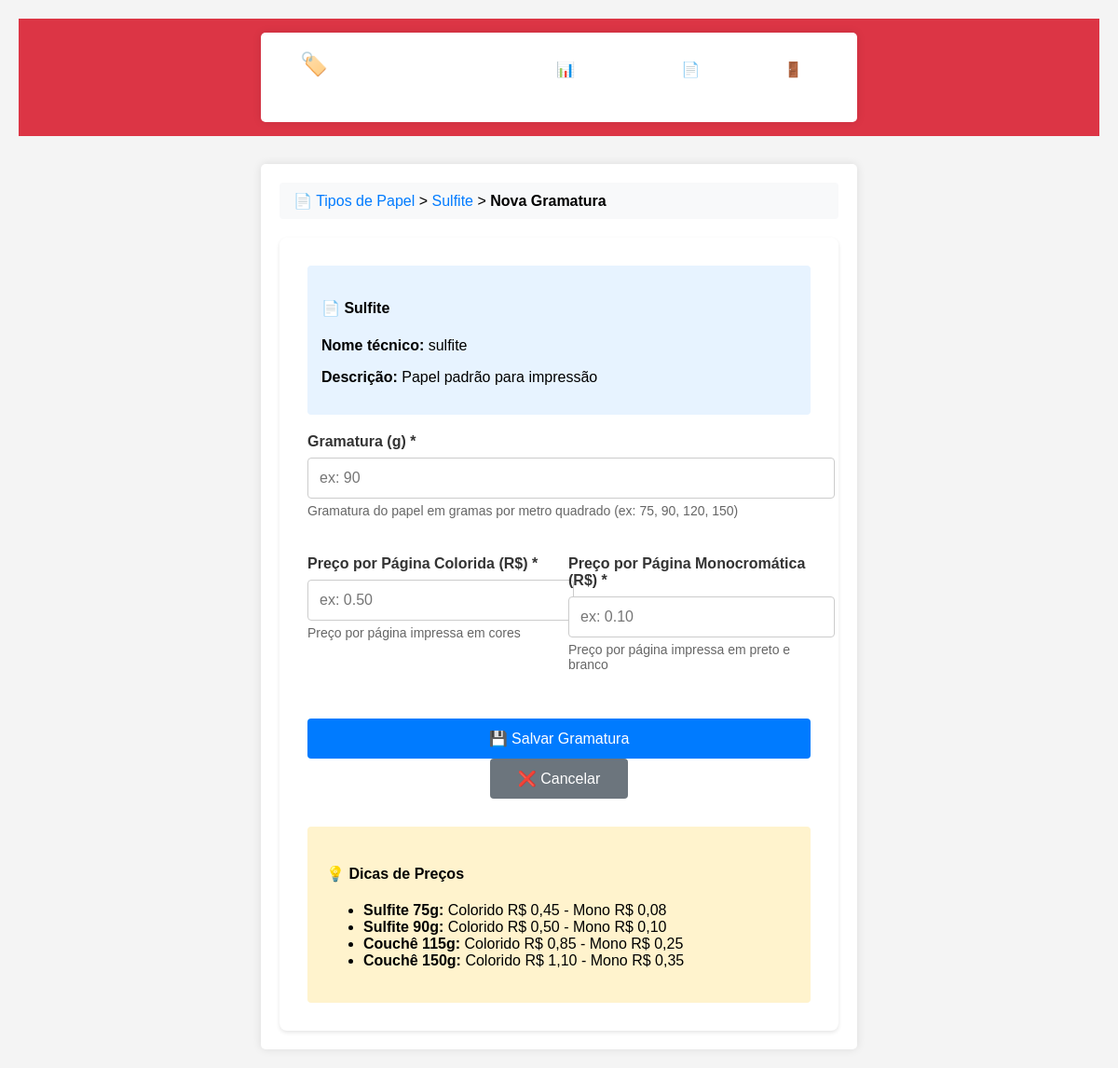
Page /admin/papers/1/weights/create (signed in) on the committed database.
### app.py (models this page shows)
class PaperType(db.Model):
    id = db.Column(db.Integer, primary_key=True)
    name = db.Column(db.String(50), unique=True, nullable=False)  # 'sulfite', 'couche', 'reciclado'
    display_name = db.Column(db.String(100), nullable=False)      # 'Sulfite', 'Couchê', 'Reciclado'
    description = db.Column(db.String(200), nullable=True)
    active = db.Column(db.Boolean, default=True, nullable=False)
    created_at = db.Column(db.DateTime, default=db.func.current_timestamp())
    weights = db.relationship('PaperWeight', backref='paper_type', lazy=True, cascade="all, delete-orphan")

### app.py (the view, shortened to what this page needs)
@app.route('/admin/papers/<int:paper_id>/weights/create', methods=['GET', 'POST'])
@admin_required
def admin_paper_weights_create(paper_id):
    paper = PaperType.query.get_or_404(paper_id)
    return render_template('admin_weight_form.html', paper=paper)

### app.py (called while the page is built)
def admin_required(f):
    @wraps(f)
    def decorated_function(*args, **kwargs):
        if 'admin_logged_in' not in session:
            flash('Acesso negado. Faça login como administrador.', 'error')
            return redirect(url_for('admin_login'))
        return f(*args, **kwargs)
    return decorated_function

### templates/admin_weight_form.html (shortened to what this page needs)
<!DOCTYPE html>
<html lang="pt-BR">
<head>
    <link rel="stylesheet" href="{{ url_for('static', filename='style.css') }}">
</head>
<body>
    <div class="admin-header">
        <div class="container">
            <nav class="admin-nav">
                <h1>🏷️ Nova Gramatura - {{ paper.display_name }}</h1>
                <div class="nav-links">
                    <a href="{{ url_for('admin_dashboard') }}">📊 Dashboard</a>
                    <a href="{{ url_for('admin_papers') }}">📄 Papéis</a>
                    <a href="{{ url_for('admin_logout') }}">🚪 Sair</a>
                </div>
            </nav>
        </div>
    </div>
    <div class="container">
        <div class="breadcrumb">
            <a href="{{ url_for('admin_papers') }}">📄 Tipos de Papel</a> &gt;
            <a href="{{ url_for('admin_paper_weights', paper_id=paper.id) }}">{{ paper.display_name }}</a> &gt;
            <strong>Nova Gramatura</strong>
        </div>
        <div class="form-container">
            <div class="paper-info">
                <h4>📄 {{ paper.display_name }}</h4>
                <p><strong>Nome técnico:</strong> {{ paper.name }}</p>
                {% if paper.description %}
                    <p><strong>Descrição:</strong> {{ paper.description }}</p>
                {% endif %}
            </div>
            <form method="POST">
                <div class="form-group">
                    <label for="weight">Gramatura (g) *</label>
                    <input type="number" name="weight" id="weight" class="form-control" required
                           min="50" max="500" step="1" placeholder="ex: 90">
                    <div class="form-help">
                        Gramatura do papel em gramas por metro quadrado (ex: 75, 90, 120, 150)
                    </div>
                </div>
                <div class="price-grid">
                    <div class="form-group">
                        <label for="price_color">Preço por Página Colorida (R$) *</label>
                        <input type="number" name="price_color" id="price_color" class="form-control" required
                               min="0" step="0.01" placeholder="ex: 0.50">
                        <div class="form-help">
                            Preço por página impressa em cores
                        </div>
                    </div>
                    <div class="form-group">
                        <label for="price_mono">Preço por Página Monocromática (R$) *</label>
                        <input type="number" name="price_mono" id="price_mono" class="form-control" required
                               min="0" step="0.01" placeholder="ex: 0.10">
                        <div class="form-help">
                            Preço por página impressa em preto e branco
                        </div>
                    </div>
                </div>
                <div class="form-actions">
                    <button type="submit" class="btn-primary">💾 Salvar Gramatura</button>
                    <a href="{{ url_for('admin_paper_weights', paper_id=paper.id) }}" class="btn-secondary">❌ Cancelar</a>
                </div>
            </form>
            <div style="margin-top: 30px; padding: 20px; background: #fff3cd; border-radius: 4px;">
                <h4>💡 Dicas de Preços</h4>
                <ul>
                    <li><strong>Sulfite 75g:</strong> Colorido R$ 0,45 - Mono R$ 0,08</li>
                    <li><strong>Sulfite 90g:</strong> Colorido R$ 0,50 - Mono R$ 0,10</li>
                    <li><strong>Couchê 115g:</strong> Colorido R$ 0,85 - Mono R$ 0,25</li>
                    <li><strong>Couchê 150g:</strong> Colorido R$ 1,10 - Mono R$ 0,35</li>
                </ul>
            </div>
        </div>
    </div>
</body>
</html>

### static/style.css (style rules this page uses)
body { font-family: Arial, sans-serif; background-color: #f4f4f4; margin: 0; padding: 20px; }
.container { max-width: 600px; margin: auto; padding: 20px; background: white; border-radius: 5px; box-shadow: 0 0 10px rgba(0, 0, 0, 0.1); }
h1 { text-align: center; }
button { display: block; width: 100%; padding: 10px; background-color: #28a745; color: white; border: none; border-radius: 5px; cursor: pointer; }

### templates/admin_weight_form.html (style rules this page uses)
.admin-header { background: #dc3545; color: white; padding: 15px 0; margin-bottom: 30px; }
.admin-nav { display: flex; justify-content: space-between; align-items: center; }
.admin-nav h1 { margin: 0; font-size: 24px; }
.admin-nav .nav-links { display: flex; gap: 20px; }
.admin-nav a { color: white; text-decoration: none; padding: 8px 15px; border-radius: 4px; background: rgba(255,255,255,0.1); }
.form-container { max-width: 600px; margin: 0 auto; background: white; padding: 30px; border-radius: 8px; box-shadow: 0 2px 4px rgba(0,0,0,0.1); }
.form-group { margin: 20px 0; }
.form-group label { display: block; font-weight: bold; margin-bottom: 8px; color: #333; }
.form-control { width: 100%; padding: 12px; border: 1px solid #ccc; border-radius: 4px; font-size: 16px; }
.btn-primary { background: #007bff; color: white; padding: 12px 30px; border: none; border-radius: 4px; font-size: 16px; cursor: pointer; margin-right: 10px; }
.btn-secondary { background: #6c757d; color: white; padding: 12px 30px; border: none; border-radius: 4px; font-size: 16px; text-decoration: none; display: inline-block; }
.form-help { font-size: 14px; color: #666; margin-top: 5px; }
.form-actions { margin-top: 30px; text-align: center; }
.breadcrumb { background: #f8f9fa; padding: 10px 15px; border-radius: 4px; margin-bottom: 20px; }
.breadcrumb a { color: #007bff; text-decoration: none; }
.paper-info { background: #e7f3ff; padding: 15px; border-radius: 4px; margin-bottom: 20px; }
.price-grid { display: grid; grid-template-columns: 1fr 1fr; gap: 20px; }

### rows in the picture
PaperType: display_name "Sulfite", name "sulfite", description "Papel padrão para impressão"
